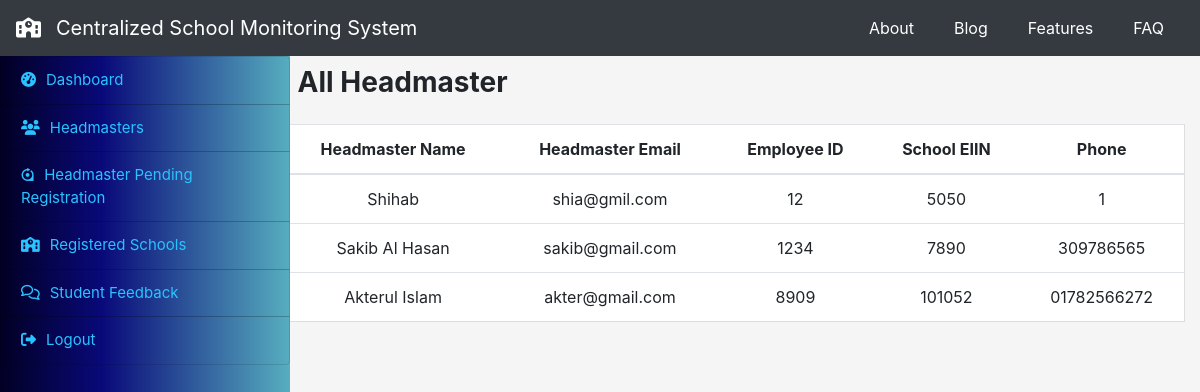
Page /allheadmaster on the earlier database version.
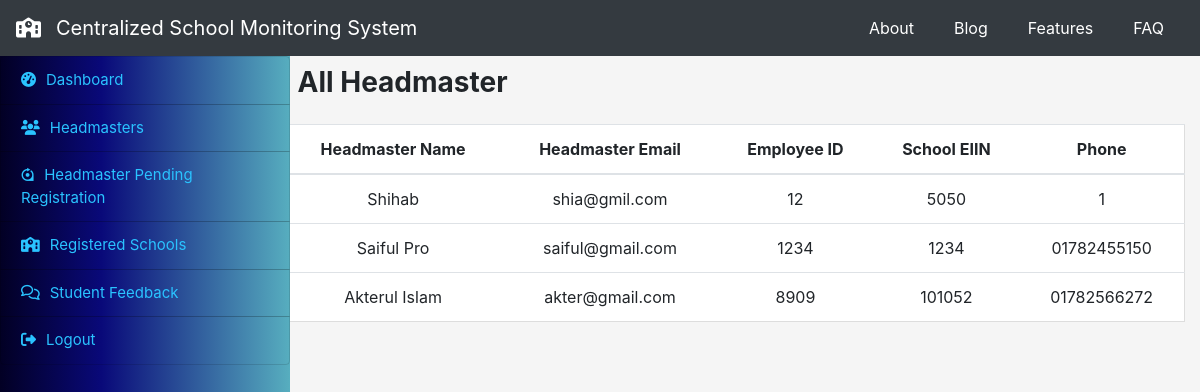
Same page on the later database version.
### initapp/models.py (models this page shows, shortened)
class headmaster_account(models.Model):
    h_fullname = models.CharField(max_length=100, blank=False, null=False)
    h_email = models.CharField(max_length=100, blank=False, null=False)
    h_empid = models.CharField(max_length=100, primary_key=True)
    h_pass = models.CharField(max_length=50, blank=False, null=False)
    h_phone = models.CharField(max_length=50, blank=False, null=False)
    sch_eiin = models.CharField(
        max_length=25, blank=False, null=False, default=None)

### officer/views.py (the view)
# urls.py: path('allheadmaster', views.allheadmasters, name="allheadmasters"),
def allheadmasters(request):
    obj = headmaster_account.objects.all()
    return render(request, 'allheadmaster.html', {'headmasters': obj})

### officer/templates/allheadmaster.html (shortened to what this page needs)
{% extends 'o_base.html' %}
{% block content %}
<div>
    <h3 class="font-weight-bold mb-4">All Headmaster</h3>
</div>
<div class="row head_verify">
    <table class="table">
        <thead>
            <tr>
                <th scope="col">Headmaster Name</th>
                <th scope="col">Headmaster Email</th>
                <th scope="col">Employee ID</th>
                <th scope="col">School EIIN</th>
                <th scope="col">Phone</th>
            </tr>
        </thead>
        <tbody>
            {% for head in headmasters %}
            <tr>
                <td>{{ head.h_fullname }}</td>
                <td>{{ head.h_email}}</td>
                <td>{{ head.h_empid }}</td>
                <td>{{ head.sch_eiin}}</td>
                <td> {{ head.h_phone}}</td>
            </tr>
            {% endfor %}
        </tbody>
    </table>
</div>
{% endblock %}

Differences in the rows shown:
changed headmaster_account id 1234: h_fullname "Sakib Al Hasan" → "Saiful Pro"; h_email "sakib@gmail.com" → "saiful@gmail.com"; sch_eiin "7890" → "1234"; h_phone "309786565" → "01782455150"
